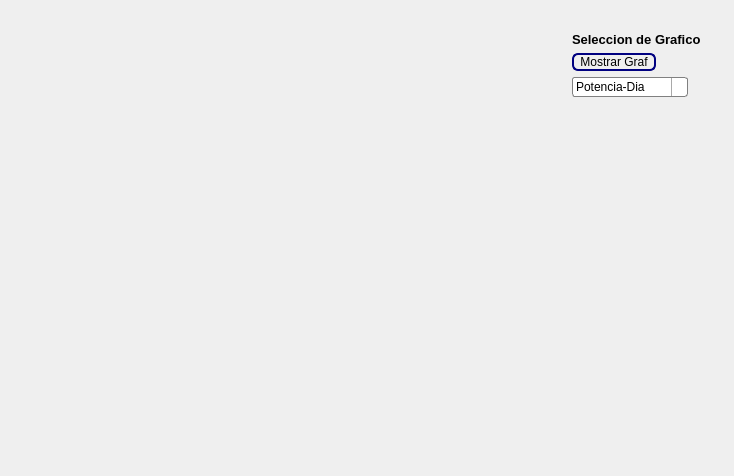
<?xml version="1.0" encoding="UTF-8"?>
<ui version="4.0">
 <class>VentanaGraficoPotencia</class>
 <widget class="QDialog" name="VentanaGraficoPotencia">
  <property name="geometry">
   <rect>
    <x>0</x>
    <y>0</y>
    <width>734</width>
    <height>476</height>
   </rect>
  </property>
  <property name="windowTitle">
   <string>Dialog</string>
  </property>
  <widget class="QCustomPlot" name="GraficaPotencia" native="true">
   <property name="geometry">
    <rect>
     <x>20</x>
     <y>30</y>
     <width>531</width>
     <height>391</height>
    </rect>
   </property>
   <property name="minimumSize">
    <size>
     <width>281</width>
     <height>141</height>
    </size>
   </property>
   <property name="maximumSize">
    <size>
     <width>800</width>
     <height>600</height>
    </size>
   </property>
  </widget>
  <widget class="QWidget" name="layoutWidget">
   <property name="geometry">
    <rect>
     <x>570</x>
     <y>30</y>
     <width>151</width>
     <height>71</height>
    </rect>
   </property>
   <layout class="QFormLayout" name="formLayout">
    <property name="leftMargin">
     <number>2</number>
    </property>
    <property name="topMargin">
     <number>2</number>
    </property>
    <property name="rightMargin">
     <number>2</number>
    </property>
    <property name="bottomMargin">
     <number>2</number>
    </property>
    <item row="0" column="0">
     <widget class="QLabel" name="label">
      <property name="font">
       <font>
        <pointsize>10</pointsize>
        <weight>75</weight>
        <bold>true</bold>
       </font>
      </property>
      <property name="text">
       <string>Seleccion de Grafico</string>
      </property>
     </widget>
    </item>
    <item row="1" column="0">
     <widget class="QPushButton" name="pushButton">
      <property name="styleSheet">
       <string notr="true">QPushButton {
     border: 2px solid #8f8f91;
     border-radius: 6px;
     background-color: qlineargradient(x1: 0, y1: 0, x2: 0, y2: 1,
                                       stop: 0 #f6f7fa, stop: 1 #dadbde);
     min-width: 80px;
 }

 QPushButton:pressed {
     background-color: qlineargradient(x1: 0, y1: 0, x2: 0, y2: 1,
                                       stop: 0 #dadbde, stop: 1 #f6f7fa);
 }

 QPushButton:flat {
     border: none; /* no border for a flat push button */
 }

 QPushButton:default {
     border-color: navy; /* make the default button prominent */
 }</string>
      </property>
      <property name="text">
       <string>Mostrar Graf</string>
      </property>
     </widget>
    </item>
    <item row="2" column="0">
     <widget class="QComboBox" name="comboBox">
      <property name="styleSheet">
       <string notr="true">QComboBox {
     border: 1px solid gray;
     border-radius: 3px;
     padding: 1px 18px 1px 3px;
     min-width: 6em;
 }

 QComboBox:editable {
     background: white;
 }

 QComboBox:!editable, QComboBox::drop-down:editable {
      background: qlineargradient(x1: 0, y1: 0, x2: 0, y2: 1,
                                  stop: 0 #E1E1E1, stop: 0.4 #DDDDDD,
                                  stop: 0.5 #D8D8D8, stop: 1.0 #D3D3D3);
 }

 /* QComboBox gets the &quot;on&quot; state when the popup is open */
 QComboBox:!editable:on, QComboBox::drop-down:editable:on {
     background: qlineargradient(x1: 0, y1: 0, x2: 0, y2: 1,
                                 stop: 0 #D3D3D3, stop: 0.4 #D8D8D8,
                                 stop: 0.5 #DDDDDD, stop: 1.0 #E1E1E1);
 }

 QComboBox:on { /* shift the text when the popup opens */
     padding-top: 3px;
     padding-left: 4px;
 }

 QComboBox::drop-down {
     subcontrol-origin: padding;
     subcontrol-position: top right;
     width: 15px;

     border-left-width: 1px;
     border-left-color: darkgray;
     border-left-style: solid; /* just a single line */
     border-top-right-radius: 3px; /* same radius as the QComboBox */
     border-bottom-right-radius: 3px;
 }

 QComboBox::down-arrow {
     image: url(/usr/share/icons/crystalsvg/16x16/actions/1downarrow.png);
 }

 QComboBox::down-arrow:on { /* shift the arrow when popup is open */
     top: 1px;
     left: 1px;
 }</string>
      </property>
      <item>
       <property name="text">
        <string>Potencia-Dia</string>
       </property>
      </item>
      <item>
       <property name="text">
        <string>Potencia-Mes</string>
       </property>
      </item>
     </widget>
    </item>
   </layout>
  </widget>
 </widget>
 <customwidgets>
  <customwidget>
   <class>QCustomPlot</class>
   <extends>QWidget</extends>
   <header>qcustomplot.h</header>
   <container>1</container>
  </customwidget>
 </customwidgets>
 <resources/>
 <connections/>
</ui>
